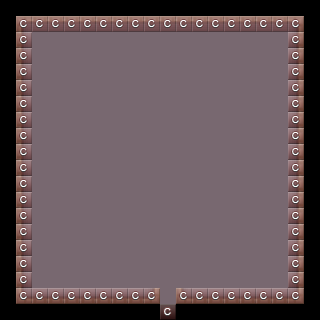

A 2D game scene composited from a Tiled map and its tileset images. What follows is a short description and the map's XML, with each tile layer's data collapsed to a summary:
An orthogonal 20x20 tile map with 16x16 px tiles, 2 tile layers (Tile Layer 1, Collisions), 2 tilesets and 4 objects (2x warp, Player, npc).

<map version="1.0" orientation="orthogonal" width="20" height="20" tilewidth="16" tileheight="16">
 <properties>
  <property name="id" value="oasis_inside" />
  <property name="object_data" value="data/maps/oasis_inside_objects.xml" />
 </properties>
 <tileset firstgid="1" name="maptypetileset" tilewidth="16" tileheight="16">
  <image source="../tilesets/maptypetileset.png" width="32" height="64" />
 </tileset>
 <tileset firstgid="9" name="terrain" tilewidth="16" tileheight="16">
  <image source="../tilesets/hgss_tileset_terrain_and_paths_by_thunderdove-d3bnn5w.png" trans="c0c0c0" width="336" height="160" />
 </tileset>
 <layer name="Tile Layer 1" width="20" height="20">
  <data>[400 cells, 324 non-empty, 9 distinct tile ids]</data>
 </layer>
 <objectgroup name="objs" width="20" height="20">
  <object name="player" type="Player" x="274" y="-68">
   <properties>
    <property name="id" value="player" />
   </properties>
  </object>
  <object name="house_inside" type="warp" x="183" y="-68">
   <properties>
    <property name="dest_map" value="oasis.tmx" />
    <property name="dest_warp" value="house_warp" />
    <property name="id" value="in_house_warp" />
    <property name="tile_pos" value="10,18" />
   </properties>
  </object>
  <object name="test_npc" type="npc" x="0" y="0">
   <properties>
    <property name="id" value="test_npc2" />
    <property name="tile_pos" value="3,3" />
   </properties>
  </object>
  <object name="cave_warp" type="warp" x="67" y="-59">
   <properties>
    <property name="dest_map" value="cave.tmx" />
    <property name="dest_warp" value="cave_indoor_warp" />
    <property name="id" value="indoor_cave_warp" />
    <property name="tile_pos" value="17,2" />
   </properties>
  </object>
 </objectgroup>
 <layer name="Collisions" width="20" height="20">
  <data>[400 cells, 68 non-empty, 1 distinct tile ids]</data>
 </layer>
</map>